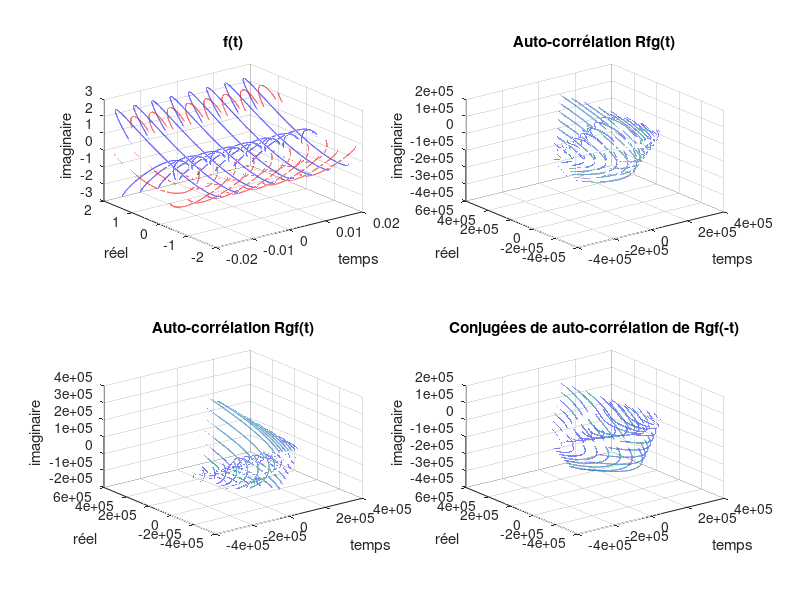

This chart was generated by the following MATLAB code:
%code en octave 
%pkg load image, pkg load signal.
w=2*pi*200;
dt=.2/w;

t=[-8*pi/w:dt/w:8*pi/w];  %interval de t est forcément multiple de période, fait bien attetion!!!
f=sin(w.*t)+cos(3*w.*t)+1i.*(cos(w.*t)+cos(2*w.*t)+sin(4*w.*t));
g=cos(2*w.*t)+sin(3*w.*t)+1i.*(cos(w.*t)+sin(2*w.*t)+sin(4*w.*t));
[a,b]=xcorr(f,g);
[c,b]=xcorr(g,f);
y0=real(g);
z0=imag(g);
y1=real(f);
z1=imag(f);
y2=real(a);
z2=imag(a);
y3=real(c);
z3=imag(c);
y4=real(c);
z4=-imag(c);


subplot(2,2,1);
plot3(t,y0,z0,'b');hold on;
plot3(t,y1,z1,'r');
grid;
title('f(t)');
xlabel('temps ');
ylabel('réel');
zlabel('imaginaire');
subplot(2,2,2);
plot3(b,y2,z2);
grid;
title('Auto-corrélation Rfg(t)');
xlabel('temps ');
ylabel('réel');
zlabel('imaginaire');
subplot(2,2,3);
plot3(b,y3,z3);
grid;
title('Auto-corrélation Rgf(t)');
xlabel('temps ');
ylabel('réel');
zlabel('imaginaire');
subplot(2,2,4);
plot3(-b,y4,z4);
grid;
title('Conjugées de auto-corrélation de Rgf(-t)');
xlabel('temps ');
ylabel('réel');
zlabel('imaginaire');
saveas(gcf,'coim','png');


